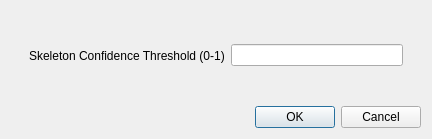
<?xml version="1.0" encoding="UTF-8"?>
<ui version="4.0">
 <class>settingsDialog</class>
 <widget class="QDialog" name="settingsDialog">
  <property name="geometry">
   <rect>
    <x>0</x>
    <y>0</y>
    <width>432</width>
    <height>139</height>
   </rect>
  </property>
  <property name="windowTitle">
   <string>Dialog</string>
  </property>
  <layout class="QVBoxLayout" name="verticalLayout">
   <item>
    <widget class="QWidget" name="verticalWidget" native="true">
     <layout class="QVBoxLayout" name="verticalLayout_2">
      <item>
       <widget class="QWidget" name="setSkeletonConfidenceWidget" native="true">
        <layout class="QHBoxLayout" name="horizontalLayout">
         <item>
          <widget class="QLabel" name="setSkeletonConfidenceLabel">
           <property name="text">
            <string>Skeleton Confidence Threshold (0-1)</string>
           </property>
          </widget>
         </item>
         <item>
          <widget class="QLineEdit" name="setSkeletonConfidenceLineEdit"/>
         </item>
        </layout>
       </widget>
      </item>
     </layout>
    </widget>
   </item>
   <item>
    <widget class="QDialogButtonBox" name="buttonBox">
     <property name="orientation">
      <enum>Qt::Horizontal</enum>
     </property>
     <property name="standardButtons">
      <set>QDialogButtonBox::Cancel|QDialogButtonBox::Ok</set>
     </property>
    </widget>
   </item>
  </layout>
 </widget>
 <resources/>
 <connections>
  <connection>
   <sender>buttonBox</sender>
   <signal>accepted()</signal>
   <receiver>settingsDialog</receiver>
   <slot>accept()</slot>
   <hints>
    <hint type="sourcelabel">
     <x>248</x>
     <y>254</y>
    </hint>
    <hint type="destinationlabel">
     <x>157</x>
     <y>274</y>
    </hint>
   </hints>
  </connection>
  <connection>
   <sender>buttonBox</sender>
   <signal>rejected()</signal>
   <receiver>settingsDialog</receiver>
   <slot>reject()</slot>
   <hints>
    <hint type="sourcelabel">
     <x>316</x>
     <y>260</y>
    </hint>
    <hint type="destinationlabel">
     <x>286</x>
     <y>274</y>
    </hint>
   </hints>
  </connection>
 </connections>
</ui>
